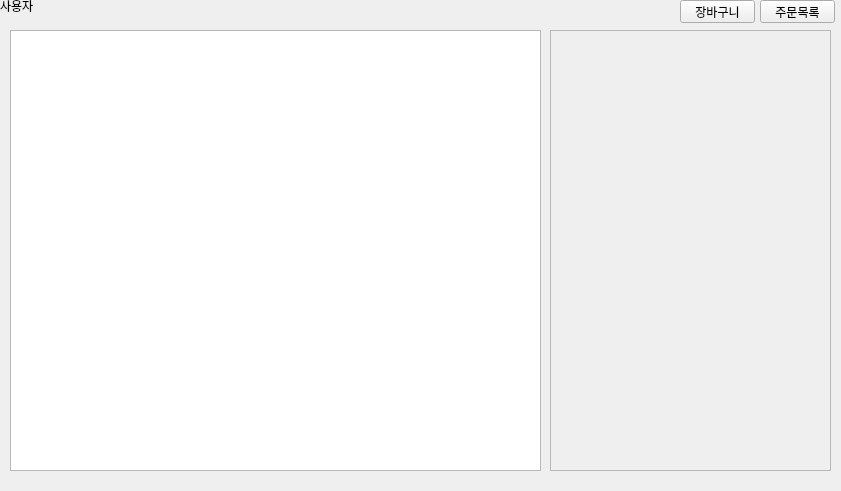
<?xml version="1.0" encoding="UTF-8"?>
<ui version="4.0">
 <class>User</class>
 <widget class="QFrame" name="User">
  <property name="geometry">
   <rect>
    <x>0</x>
    <y>0</y>
    <width>841</width>
    <height>491</height>
   </rect>
  </property>
  <property name="windowTitle">
   <string>Frame</string>
  </property>
  <widget class="QLabel" name="label">
   <property name="geometry">
    <rect>
     <x>0</x>
     <y>0</y>
     <width>56</width>
     <height>12</height>
    </rect>
   </property>
   <property name="text">
    <string>사용자</string>
   </property>
  </widget>
  <widget class="QPushButton" name="ShowOrder">
   <property name="geometry">
    <rect>
     <x>760</x>
     <y>0</y>
     <width>75</width>
     <height>23</height>
    </rect>
   </property>
   <property name="text">
    <string>주문목록</string>
   </property>
  </widget>
  <widget class="QPushButton" name="ShowCart">
   <property name="geometry">
    <rect>
     <x>680</x>
     <y>0</y>
     <width>75</width>
     <height>23</height>
    </rect>
   </property>
   <property name="text">
    <string>장바구니</string>
   </property>
  </widget>
  <widget class="QFrame" name="Side_Frame">
   <property name="geometry">
    <rect>
     <x>550</x>
     <y>30</y>
     <width>281</width>
     <height>441</height>
    </rect>
   </property>
   <property name="sizePolicy">
    <sizepolicy hsizetype="Preferred" vsizetype="Preferred">
     <horstretch>2</horstretch>
     <verstretch>0</verstretch>
    </sizepolicy>
   </property>
   <property name="frameShape">
    <enum>QFrame::StyledPanel</enum>
   </property>
   <property name="frameShadow">
    <enum>QFrame::Raised</enum>
   </property>
  </widget>
  <widget class="QTableView" name="ProductView">
   <property name="geometry">
    <rect>
     <x>10</x>
     <y>30</y>
     <width>531</width>
     <height>441</height>
    </rect>
   </property>
  </widget>
 </widget>
 <resources/>
 <connections/>
</ui>
